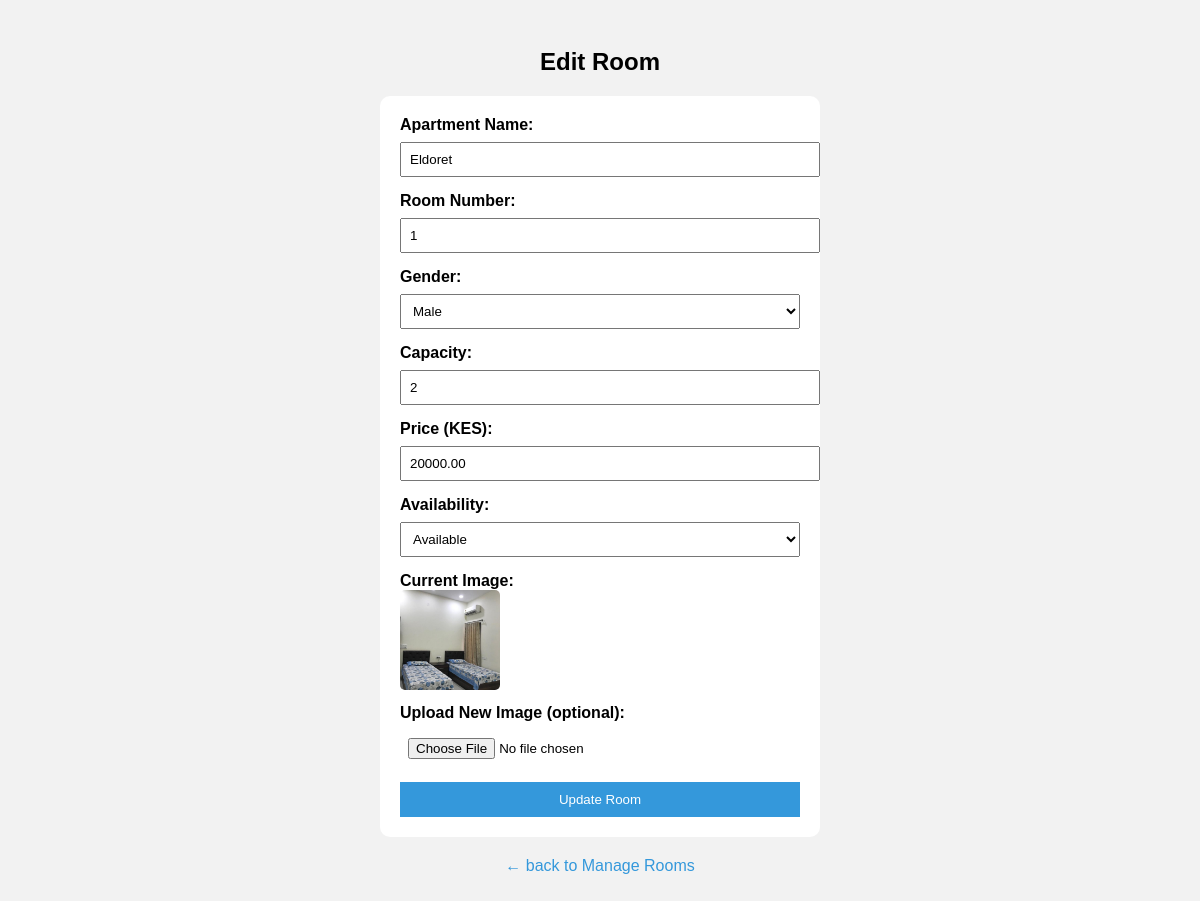
The app's page /admin/edit_room.php?id=6 (signed in) with its own data.
### tables this page shows
CREATE TABLE `rooms` (
  `id` int(11) NOT NULL,
  `apartment_name` varchar(100) NOT NULL,
  `room_number` varchar(50) NOT NULL,
  `gender` enum('male','female') NOT NULL,
  `capacity` int(11) NOT NULL,
  `price` decimal(10,2) NOT NULL,
  `image` varchar(255) DEFAULT NULL,
  `created_at` timestamp NOT NULL DEFAULT current_timestamp(),
  `availability` enum('available','booked') NOT NULL DEFAULT 'available'
);

### admin/edit_room.php (the view, shortened to what this page needs)
<?php
require_once "../config/db.php";
$room_id = $_GET['id'];
$stmt = $conn->prepare("SELECT * FROM rooms WHERE id = ?");
$stmt->execute([$room_id]);
$room = $stmt->fetch(PDO::FETCH_ASSOC);
?>
<!DOCTYPE html>
<html>
<head>
</head>
<body>
<h2 style="text-align: center;">Edit Room</h2>
<form method="POST" enctype="multipart/form-data">
    <label>Apartment Name:</label>
    <input type="text" name="apartment_name" value="<?= htmlspecialchars($room['apartment_name']) ?>" required>
    <label>Room Number:</label>
    <input type="text" name="room_number" value="<?= htmlspecialchars($room['room_number']) ?>" required>
    <label>Gender:</label>
    <select name="gender" required>
        <option value="male" <?= $room['gender'] === 'male' ? 'selected' : '' ?>>Male</option>
    </select>
    <label>Capacity:</label>
    <input type="number" name="capacity" value="<?= $room['capacity'] ?>" required>
    <label>Price (KES):</label>
    <input type="number" name="price" step="0.01" value="<?= $room['price'] ?>" required>
    <label>Availability:</label>
    <select name="availability" required>
        <option value="available" <?= $room['availability'] === 'available' ? 'selected' : '' ?>>Available</option>
    </select>
    <label>Current Image:</label><br>
    <?php if (!empty($room['image'])): ?>
        <img src="../uploads/<?= htmlspecialchars($room['image']) ?>" alt="Room Image"><br>
    <?php else: ?>
        <span>No image uploaded</span><br>
    <?php endif; ?>
    <label>Upload New Image (optional):</label>
    <input type="file" name="image" accept="image/*">
    <button type="submit">Update Room</button>
</form>
<p style="text-align: center; margin-top: 20px;">
    <a href="manage_rooms.php" style="color: #3498db; text-decoration: none;"> ← back to Manage Rooms</a>
</p>
</body>
</html>

### admin/edit_room.php (style rules this page uses)
body { font-family: Arial; background: #f2f2f2; padding: 20px; }
form { width: 400px; margin: auto; background: white; padding: 20px; border-radius: 10px; }
input, select { width: 100%; padding: 8px; margin: 8px 0 15px; }
label { font-weight: bold; }
img { width: 100px; height: 100px; object-fit: cover; margin-bottom: 10px; border-radius: 5px; }
button { background: #3498db; color: white; padding: 10px; border: none; width: 100%; cursor: pointer; }

### records on screen
rooms: apartment_name "Eldoret", room_number "1", gender "Male", capacity "2", price "20000.00", availability "Available", image (picture)
